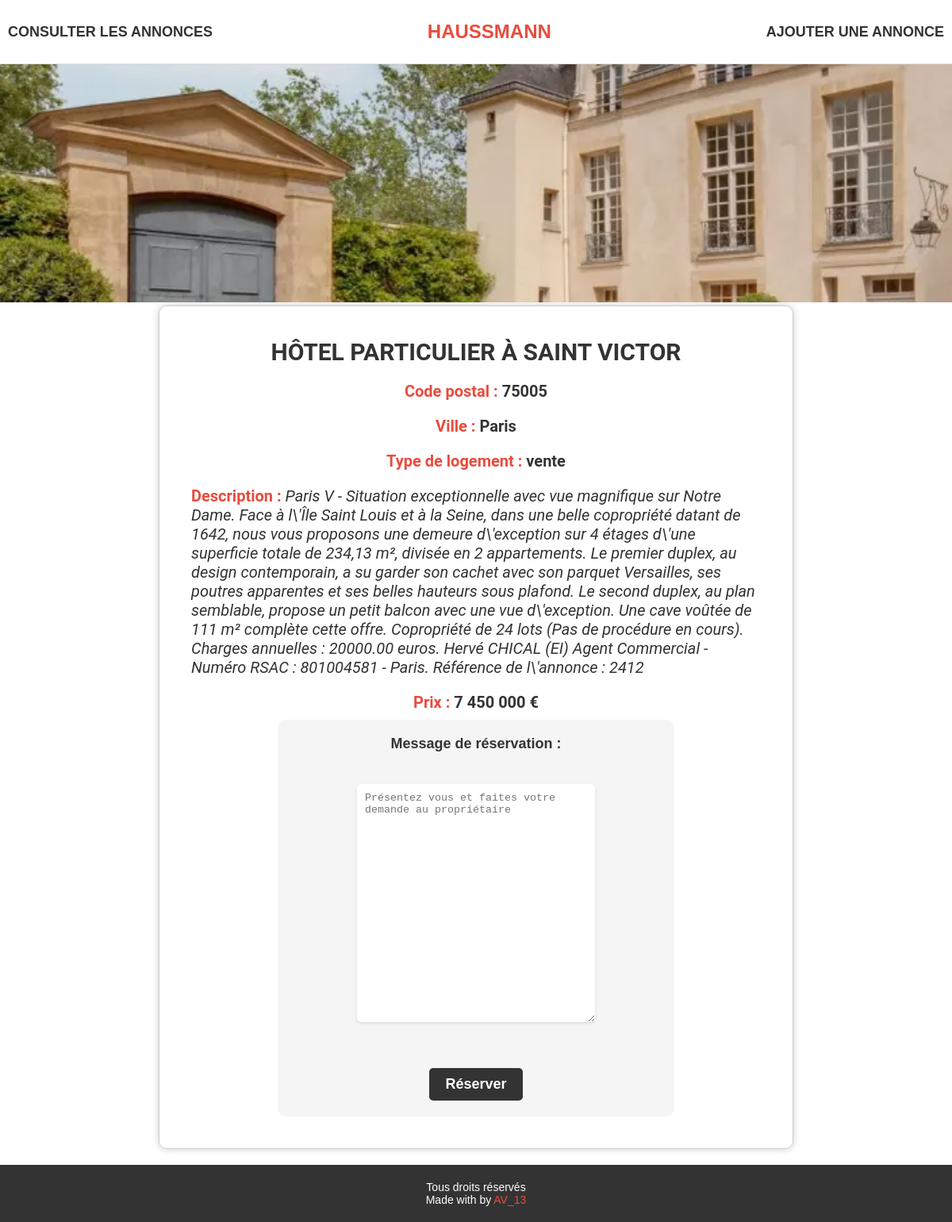
Screenshot of /TP/ficheAnnonce.php?id_appartement=16 with the database file from the repository.
### tables this page shows
CREATE TABLE IF NOT EXISTS `appartement` (
  `id_appartement` int NOT NULL AUTO_INCREMENT,
  `title` varchar(255) DEFAULT NULL,
  `description` text,
  `postal_code` varchar(10) DEFAULT NULL,
  `city` varchar(255) DEFAULT NULL,
  `type` varchar(50) DEFAULT NULL,
  `price` decimal(10,2) DEFAULT NULL,
  `reservation_message` text,
  `photo` varchar(500) NOT NULL,
  PRIMARY KEY (`id_appartement`)
);

### TP/include/function.php (called while the page is built)
<?php
function format_price(string $price_str): string
{
  $price = floatval($price_str);
  $formatted_price = number_format($price, 2, ',', ' ');
  return str_replace(',00', '', $formatted_price);
}

### TP/ficheAnnonce.php (the view, shortened to what this page needs)
<?php
require_once 'include/init.php';
if (isset($_GET['id_appartement'])) {
    $reqFiche = $pdo->prepare("SELECT * FROM appartement WHERE id_appartement = :id_appartement");
    $reqFiche->bindValue(':id_appartement', $_GET['id_appartement'], PDO::PARAM_INT);
    $reqFiche->execute();
    $appartement = $reqFiche->fetch(PDO::FETCH_ASSOC);
}
?>
<?php require_once 'common/headerTP.php'; ?>
<?php if ($appartement['reservation_message'] === null) { ?>
    <div class="ficheContainer">
        <img class='imgFiche' src="<?= $appartement['photo'] ?>" alt="...">
        <div class="ficheBody">
            <h2><?= $appartement['title'] ?></h2>
            <p class='ficheCP'><span class="styleDesc">Code postal : </span><?= $appartement['postal_code'] ?></p>
            <p class='ficheVille'><span class="styleDesc">Ville : </span><?= $appartement['city'] ?></p>
            <p class='ficheType'><span class="styleDesc">Type de logement : </span><?= $appartement['type'] ?></p>
            <p class='ficheDesc'><span class="styleDesc">Description : </span><?= $appartement['description'] ?></p>
            <p class='fichePrice'><span class="styleDesc">Prix : </span><?= format_price($appartement['price']) ?> €</p>
            <div class="formulaire" title="Formulaire d'inscription">
                <form action='' method="post" enctype="multipart/form-data">
                    <div>
                        <label for="description">Message de réservation :</label>
                    </div>
                    <div>
                        <textarea class='resMessage' name="reservation_message" placeholder="Présentez vous et faites votre demande au propriétaire"></textarea>
                    </div>
                    <div>
                        <input type="submit" class='submitButton' value="Réserver">
                    </div>
                </form>
            </div>
        </div>
    </div>
<?php } ?>
<?php require_once 'common/footerTP.php'; ?>

### TP/public/assets/styletp.css (style rules this page uses)
* { margin: 0; padding: 0; box-sizing: border-box; list-style: none; text-decoration: none; }
body { font-family: 'Montserrat', sans-serif; color: #333; }
.formulaire { max-width: 800px; max-height: 800px; margin: 0 auto; background-color: #f5f5f5; padding: 20px; border-radius: 10px; }
.formulaire form { display: flex; flex-direction: column; justify-content: space-around; }
.formulaire label { display: block; margin-bottom: 5px; font-size: 18px; font-weight: 600; color: #333; }
.formulaire input[type="text"], .formulaire textarea { width: 100%; padding: 10px; margin-bottom: 20px; border: none; border-radius: 5px; background-color: #fff; box-shadow: 0px 2px 4px rgba(0, 0, 0, 0.1); }
.formulaire input[type="submit"] { background-color: #333; color: #fff; border: none; padding: 10px 20px; border-radius: 5px; font-size: 18px; font-weight: 600; cursor: pointer; transition: all 0.5s ease-out; }
.formulaire textarea { height: 150px; }
.ficheBody { display: flex; align-items: center; justify-content: space-between; padding: 40px; flex-direction: column; width: 100%; max-width: 800px; margin: 0 auto; border: 1px solid #ccc; border-radius: 10px; box-shadow: 0 0 10px rgba(0, 0, 0, 0.2); overflow: hidden; margin-bottom: 20px; }
.ficheContainer img { height: 300px; object-fit: cover; object-position: center; width: 100%; }
.ficheBody h2 { font-family: 'Roboto', sans-serif; font-size: 30px; font-weight: 700; text-transform: uppercase; margin: 0 0 10px; }
.ficheBody p { font-family: 'Roboto', sans-serif; font-size: 20px; margin: 10px 0px 10px 0px; }
.ficheCP { font-weight: 700; }
.ficheVille { font-weight: 700; }
.ficheType { font-weight: 700; }
.styleDesc { font-weight: 700; font-style: normal; color: #E84C3D; }
.ficheDesc { font-style: italic; }
.fichePrice { font-weight: 700; margin-top: 10px; font-size: 24px; }
.resMessage { width: 400px; height: 300px; }
.ficheBody .formulaire { height: 500px; width: 500px; }
.ficheBody .formulaire form { height: 100%; display: flex; justify-content: space-between; align-items: center; flex-direction: column; }
.ficheBody .formulaire form textarea { height: 300px; width: 300px; }

### rows the page displays
appartement: photo (picture), title "HÔTEL PARTICULIER À SAINT VICTOR", postal_code "75005", city "Paris", type "vente", description "Paris V - Situation exceptionnelle avec vue magnifique sur Notre Dame. Face à l\\'Île Saint Louis et à la Seine, dans une belle copropriété datant de 1642, nous vous proposons une demeure d\\'exception sur 4 étages d\\'une superficie totale de 234,13 m², divisée en 2 appartements. Le premier duplex, au design contemporain, a su garder son cachet avec son parquet Versailles, ses poutres apparentes et ses belles hauteurs sous plafond. Le second duplex, au plan semblable, propose un petit balcon avec une vue d\\'exception. Une cave voûtée de 111 m² complète cette offre. Copropriété de 24 lots (Pas de procédure en cours). Charges annuelles : 20000.00 euros. Hervé CHICAL (EI) Agent Commercial -…", price "7 450 000"
